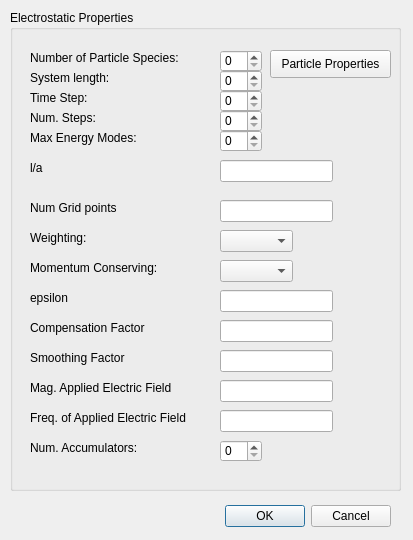
<?xml version="1.0" encoding="UTF-8"?>
<ui version="4.0">
 <class>PhysElectrostaticPropertiesDlg</class>
 <widget class="QDialog" name="PhysElectrostaticPropertiesDlg">
  <property name="geometry">
   <rect>
    <x>0</x>
    <y>0</y>
    <width>413</width>
    <height>540</height>
   </rect>
  </property>
  <property name="windowTitle">
   <string>Dialog</string>
  </property>
  <widget class="QDialogButtonBox" name="buttonBox">
   <property name="geometry">
    <rect>
     <x>50</x>
     <y>500</y>
     <width>341</width>
     <height>32</height>
    </rect>
   </property>
   <property name="orientation">
    <enum>Qt::Horizontal</enum>
   </property>
   <property name="standardButtons">
    <set>QDialogButtonBox::Cancel|QDialogButtonBox::Ok</set>
   </property>
  </widget>
  <widget class="QGroupBox" name="groupBox">
   <property name="geometry">
    <rect>
     <x>10</x>
     <y>10</y>
     <width>391</width>
     <height>481</height>
    </rect>
   </property>
   <property name="title">
    <string>Electrostatic Properties</string>
   </property>
   <widget class="QLabel" name="label">
    <property name="geometry">
     <rect>
      <x>20</x>
      <y>40</y>
      <width>161</width>
      <height>16</height>
     </rect>
    </property>
    <property name="text">
     <string>Number of Particle Species: </string>
    </property>
   </widget>
   <widget class="QLabel" name="label_3">
    <property name="geometry">
     <rect>
      <x>20</x>
      <y>60</y>
      <width>91</width>
      <height>16</height>
     </rect>
    </property>
    <property name="text">
     <string>System length:</string>
    </property>
   </widget>
   <widget class="QLineEdit" name="lineEdit_2">
    <property name="geometry">
     <rect>
      <x>210</x>
      <y>150</y>
      <width>113</width>
      <height>22</height>
     </rect>
    </property>
   </widget>
   <widget class="QLineEdit" name="lineEdit_5">
    <property name="geometry">
     <rect>
      <x>210</x>
      <y>370</y>
      <width>113</width>
      <height>22</height>
     </rect>
    </property>
   </widget>
   <widget class="QLineEdit" name="lineEdit_6">
    <property name="geometry">
     <rect>
      <x>210</x>
      <y>190</y>
      <width>113</width>
      <height>22</height>
     </rect>
    </property>
   </widget>
   <widget class="QLineEdit" name="lineEdit_8">
    <property name="geometry">
     <rect>
      <x>210</x>
      <y>280</y>
      <width>113</width>
      <height>22</height>
     </rect>
    </property>
   </widget>
   <widget class="QLineEdit" name="lineEdit_9">
    <property name="geometry">
     <rect>
      <x>210</x>
      <y>310</y>
      <width>113</width>
      <height>22</height>
     </rect>
    </property>
   </widget>
   <widget class="QLineEdit" name="lineEdit_10">
    <property name="geometry">
     <rect>
      <x>210</x>
      <y>400</y>
      <width>113</width>
      <height>22</height>
     </rect>
    </property>
   </widget>
   <widget class="QPushButton" name="pushButton">
    <property name="geometry">
     <rect>
      <x>260</x>
      <y>40</y>
      <width>121</width>
      <height>28</height>
     </rect>
    </property>
    <property name="text">
     <string>Particle Properties</string>
    </property>
   </widget>
   <widget class="QComboBox" name="comboBox">
    <property name="geometry">
     <rect>
      <x>210</x>
      <y>250</y>
      <width>73</width>
      <height>22</height>
     </rect>
    </property>
   </widget>
   <widget class="QSpinBox" name="spinBox">
    <property name="geometry">
     <rect>
      <x>210</x>
      <y>100</y>
      <width>42</width>
      <height>22</height>
     </rect>
    </property>
   </widget>
   <widget class="QComboBox" name="comboBox_2">
    <property name="geometry">
     <rect>
      <x>210</x>
      <y>220</y>
      <width>73</width>
      <height>22</height>
     </rect>
    </property>
   </widget>
   <widget class="QSpinBox" name="spinBox_2">
    <property name="geometry">
     <rect>
      <x>210</x>
      <y>60</y>
      <width>42</width>
      <height>22</height>
     </rect>
    </property>
   </widget>
   <widget class="QSpinBox" name="spinBox_3">
    <property name="geometry">
     <rect>
      <x>210</x>
      <y>80</y>
      <width>42</width>
      <height>22</height>
     </rect>
    </property>
   </widget>
   <widget class="QLabel" name="label_13">
    <property name="geometry">
     <rect>
      <x>20</x>
      <y>80</y>
      <width>71</width>
      <height>16</height>
     </rect>
    </property>
    <property name="text">
     <string>Time Step:</string>
    </property>
   </widget>
   <widget class="QLabel" name="label_14">
    <property name="geometry">
     <rect>
      <x>20</x>
      <y>100</y>
      <width>71</width>
      <height>16</height>
     </rect>
    </property>
    <property name="text">
     <string>Num. Steps:</string>
    </property>
   </widget>
   <widget class="QLabel" name="label_4">
    <property name="geometry">
     <rect>
      <x>20</x>
      <y>120</y>
      <width>111</width>
      <height>16</height>
     </rect>
    </property>
    <property name="text">
     <string>Max Energy Modes:</string>
    </property>
   </widget>
   <widget class="QLabel" name="label_11">
    <property name="geometry">
     <rect>
      <x>20</x>
      <y>150</y>
      <width>55</width>
      <height>16</height>
     </rect>
    </property>
    <property name="text">
     <string>l/a</string>
    </property>
   </widget>
   <widget class="QLabel" name="label_8">
    <property name="geometry">
     <rect>
      <x>20</x>
      <y>190</y>
      <width>101</width>
      <height>16</height>
     </rect>
    </property>
    <property name="text">
     <string>Num Grid points</string>
    </property>
   </widget>
   <widget class="QLabel" name="label_9">
    <property name="geometry">
     <rect>
      <x>20</x>
      <y>220</y>
      <width>71</width>
      <height>16</height>
     </rect>
    </property>
    <property name="text">
     <string>Weighting:</string>
    </property>
   </widget>
   <widget class="QLabel" name="label_10">
    <property name="geometry">
     <rect>
      <x>20</x>
      <y>250</y>
      <width>141</width>
      <height>16</height>
     </rect>
    </property>
    <property name="text">
     <string>Momentum Conserving:</string>
    </property>
   </widget>
   <widget class="QSpinBox" name="spinBox_4">
    <property name="geometry">
     <rect>
      <x>210</x>
      <y>120</y>
      <width>42</width>
      <height>22</height>
     </rect>
    </property>
   </widget>
   <widget class="QLabel" name="label_7">
    <property name="geometry">
     <rect>
      <x>20</x>
      <y>280</y>
      <width>55</width>
      <height>16</height>
     </rect>
    </property>
    <property name="text">
     <string>epsilon</string>
    </property>
   </widget>
   <widget class="QLabel" name="label_5">
    <property name="geometry">
     <rect>
      <x>20</x>
      <y>310</y>
      <width>131</width>
      <height>16</height>
     </rect>
    </property>
    <property name="text">
     <string>Compensation Factor</string>
    </property>
   </widget>
   <widget class="QLabel" name="label_6">
    <property name="geometry">
     <rect>
      <x>20</x>
      <y>340</y>
      <width>111</width>
      <height>16</height>
     </rect>
    </property>
    <property name="text">
     <string>Smoothing Factor</string>
    </property>
   </widget>
   <widget class="QLineEdit" name="lineEdit">
    <property name="geometry">
     <rect>
      <x>210</x>
      <y>340</y>
      <width>113</width>
      <height>22</height>
     </rect>
    </property>
   </widget>
   <widget class="QLabel" name="label_12">
    <property name="geometry">
     <rect>
      <x>20</x>
      <y>430</y>
      <width>121</width>
      <height>16</height>
     </rect>
    </property>
    <property name="text">
     <string>Num. Accumulators:</string>
    </property>
   </widget>
   <widget class="QLabel" name="label_15">
    <property name="geometry">
     <rect>
      <x>20</x>
      <y>370</y>
      <width>161</width>
      <height>16</height>
     </rect>
    </property>
    <property name="text">
     <string>Mag. Applied Electric Field</string>
    </property>
   </widget>
   <widget class="QLabel" name="label_16">
    <property name="geometry">
     <rect>
      <x>20</x>
      <y>400</y>
      <width>171</width>
      <height>16</height>
     </rect>
    </property>
    <property name="text">
     <string>Freq. of Applied Electric Field</string>
    </property>
   </widget>
   <widget class="QSpinBox" name="spinBox_5">
    <property name="geometry">
     <rect>
      <x>210</x>
      <y>430</y>
      <width>42</width>
      <height>22</height>
     </rect>
    </property>
   </widget>
   <widget class="QSpinBox" name="spinBox_6">
    <property name="geometry">
     <rect>
      <x>210</x>
      <y>40</y>
      <width>42</width>
      <height>22</height>
     </rect>
    </property>
   </widget>
  </widget>
 </widget>
 <resources/>
 <connections>
  <connection>
   <sender>buttonBox</sender>
   <signal>accepted()</signal>
   <receiver>PhysElectrostaticPropertiesDlg</receiver>
   <slot>accept()</slot>
   <hints>
    <hint type="sourcelabel">
     <x>248</x>
     <y>254</y>
    </hint>
    <hint type="destinationlabel">
     <x>157</x>
     <y>274</y>
    </hint>
   </hints>
  </connection>
  <connection>
   <sender>buttonBox</sender>
   <signal>rejected()</signal>
   <receiver>PhysElectrostaticPropertiesDlg</receiver>
   <slot>reject()</slot>
   <hints>
    <hint type="sourcelabel">
     <x>316</x>
     <y>260</y>
    </hint>
    <hint type="destinationlabel">
     <x>286</x>
     <y>274</y>
    </hint>
   </hints>
  </connection>
 </connections>
</ui>
